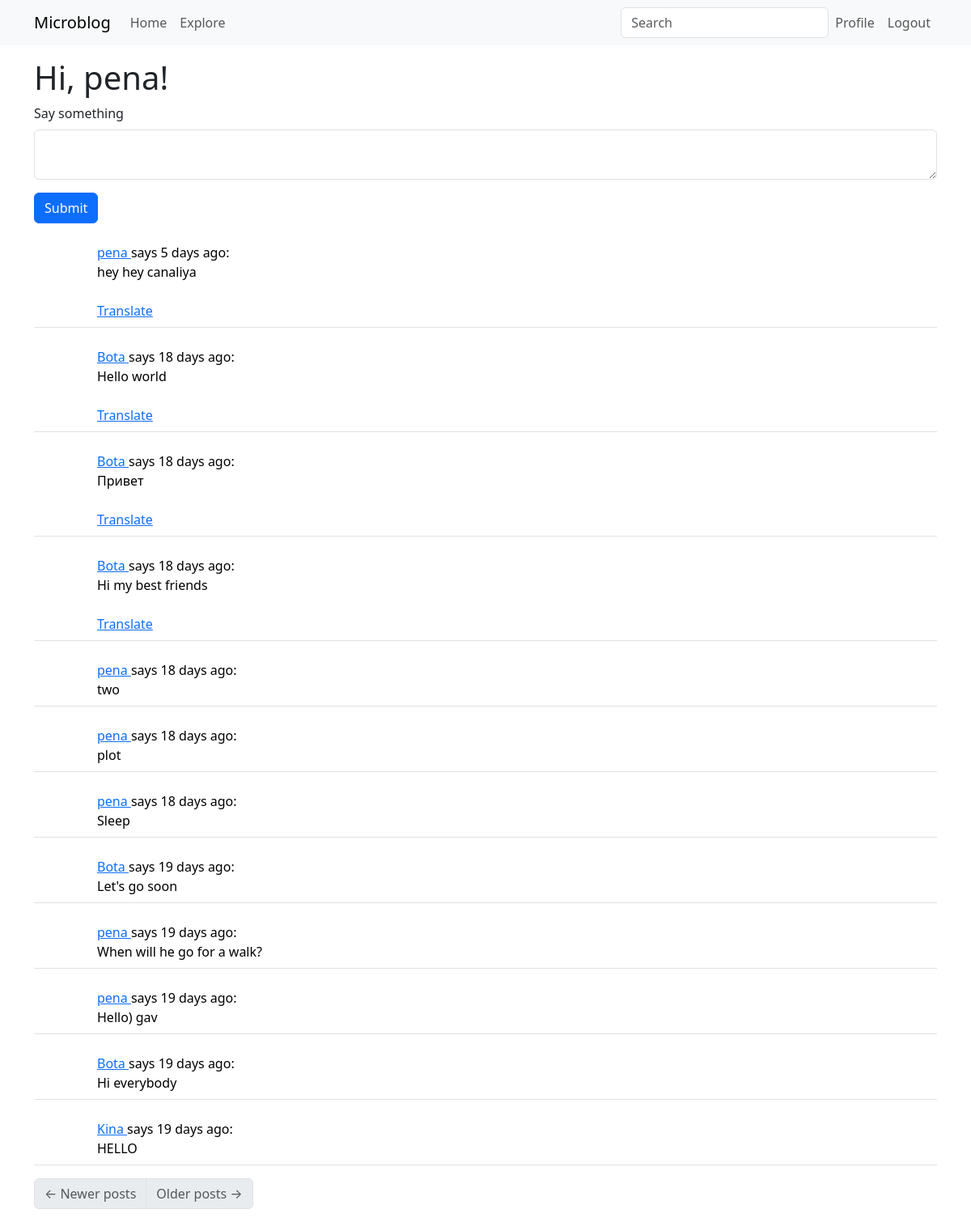
The page /index (signed in) on the database its author committed.
### app/models.py (models this page shows, shortened)
class User(UserMixin, db.Model):
    id: so.Mapped[int] = so.mapped_column(primary_key=True)
    username: so.Mapped[str] = so.mapped_column(
        sa.String(64),
        index=True,
        unique=True,
    )
    email: so.Mapped[str] = so.mapped_column(
        sa.String(120),
        index=True,
        unique=True,
    )
    password_hash: so.Mapped[Optional[str]] = so.mapped_column(sa.String(260))
    about_me: so.Mapped[Optional[str]] = so.mapped_column(sa.String(200))
    last_seen: so.Mapped[Optional[datetime]] = so.mapped_column(
        default=lambda: datetime.now(timezone.utc)
    )
    posts: so.WriteOnlyMapped["Post"] = so.relationship(back_populates="author")
    following: so.WriteOnlyMapped["User"] = so.relationship(
        secondary=followers,
        primaryjoin=(followers.c.follower_id == id),
        secondaryjoin=(followers.c.followed_id == id),
        back_populates="followers",
    )
    followers: so.WriteOnlyMapped["User"] = so.relationship(
        secondary=followers,
        primaryjoin=(followers.c.followed_id == id),
        secondaryjoin=(followers.c.follower_id == id),
        back_populates="following",
    )
    def avatar(self, size):
        digest = md5(self.email.lower().encode("utf-8")).hexdigest()
        return f"https://www.gravatar.com/avatar/{digest}?d=identicon&s={size}"
    def following_posts(self):
        Author = so.aliased(User)
        Follower = so.aliased(User)
        return (
            sa.select(Post)
            .join(Post.author.of_type(Author))
            .join(Author.followers.of_type(Follower), isouter=True)
            .where(
                sa.or_(
                    Follower.id == self.id,
                    Author.id == self.id,
                )
            )
            .group_by(Post)
            .order_by(Post.timestamp.desc())
        )

class SearchableMixin(object):
    @classmethod
    def before_commit(cls, session):
        session._changes = {
            "add": list(session.new),
            "update": list(session.dirty),
            "delete": list(session.deleted),
        }
    @classmethod
    def after_commit(cls, session):
        for obj in session._changes["add"]:
            if isinstance(obj, SearchableMixin):
                add_to_index(obj.__tablename__, obj)
        for obj in session._changes["update"]:
            if isinstance(obj, SearchableMixin):
                add_to_index(obj.__tablename__, obj)
        for obj in session._changes["delete"]:
            if isinstance(obj, SearchableMixin):
                remove_from_index(obj.__tablename__, obj)
        session._changes = None

class Post(SearchableMixin, db.Model):
    __searchable__ = ["body"]
    id: so.Mapped[int] = so.mapped_column(primary_key=True)
    body: so.Mapped[str] = so.mapped_column(sa.String(200))
    timestamp: so.Mapped[datetime] = so.mapped_column(
        index=True,
        default=lambda: datetime.now(timezone.utc),
    )
    language: so.Mapped[Optional[str]] = so.mapped_column(sa.String(5))
    user_id: so.Mapped[int] = so.mapped_column(sa.ForeignKey(User.id), index=True)
    author: so.Mapped[User] = so.relationship(back_populates="posts")

### app/main/routes.py (the view, shortened to what this page needs)
@bp.route("/", methods=["GET", "POST"])
@bp.route("/index", methods=["GET", "POST"])
@login_required
def index():
    form = PostForm()
    page = request.args.get("page", 1, type=int)
    posts = db.paginate(
        current_user.following_posts(),
        page=page,
        per_page=current_app.config["POSTS_PER_PAGE"],
        error_out=False,
    )
    next_url = (
        url_for(
            "main.index",
            page=posts.next_num,
        )
        if posts.has_next
        else None
    )
    prev_url = (
        url_for(
            "main.index",
            page=posts.prev_num,
        )
        if posts.has_prev
        else None
    )
    return render_template(
        "index.html",
        title="Home",
        form=form,
        posts=posts.items,
        next_url=next_url,
        prev_url=prev_url,
    )

### app/main/forms.py
class SearchForm(FlaskForm):
    q = StringField("Search", validators=[DataRequired()])
    def __init__(self, *args, **kwargs):
        if "formdata" not in kwargs:
            kwargs["formdata"] = request.args
        if "meta" not in kwargs:
            kwargs["meta"] = {"csrf": False}
        super().__init__(*args, **kwargs)

class PostForm(FlaskForm):
    post = TextAreaField(
        "Say something",
        validators=[
            DataRequired(),
            Length(min=1, max=200),
        ],
    )
    submit = SubmitField("Submit")

### app/__init__.py (called while the page is built)
def get_locale():
    return request.accept_languages.best_match(current_app.config["LANGUAGES"])

### app/main/routes.py (called while the page is built)
@bp.before_request
def before_request():
    if current_user.is_authenticated:
        current_user.last_seen = datetime.now(timezone.utc)
        db.session.commit()
        g.search_form = SearchForm()
    g.locale = str(get_locale())

### app/models.py (called while the page is built)
@login.user_loader
def load_user(id: str | int) -> "User":
    return db.session.get(User, int(id))

### app/templates/index.html
{% extends "base.html" %} {% import "bootstrap_wtf.html" as wtf %} {% block
content %}
<h1>Hi, {{ current_user.username }}!</h1>
{% if form %} {{ wtf.quick_form(form) }} {% endif %} {% for post in posts %} {%
include '_post.html' %} {% endfor %}
<nav aria-label="Post navigation">
  <ul class="pagination">
    <li class="page-item{% if not prev_url %} disabled{% endif %}">
      <a class="page-link" href="{{ prev_url }}">
        <span aria-hidden="true">&larr;</span> Newer posts
      </a>
    </li>
    <li class="page-item{% if not next_url %} disabled{% endif %}">
      <a class="page-link" href="{{ next_url }}">
        Older posts <span aria-hidden="true">&rarr;</span>
      </a>
    </li>
  </ul>
</nav>
{% endblock %}

### app/templates/_post.html (shortened to what this page needs)
<table class="table table-hover">
  <tr>
    <td width="70px">
    </td>
    <td>
      <a href="{{ url_for('main.user', username=post.author.username) }}">
        {{ post.author.username }}
      </a>
      says {{ moment(post.timestamp).fromNow() }}:
      <br />
      <span id="post{{post.id}}">{{ post.body }}</span>
      {% if post.language and post.language != g.locale %}
      <br /><br />
      <span id="translation{{post.id}}">
        <a href="javascript:translate('post{{post.id}}', 'translation{{post.id}}');">
          Translate
        </a>
      </span>
      {% endif %}
    </td>
  </tr>
</table>

### rows shown on the page
User: username "pena"
Post: author.username "pena", timestamp "5 days ago", body "hey hey canaliya"
Post: author.username "Bota", timestamp "18 days ago", body "Hello world"
Post: author.username "Bota", timestamp "18 days ago", body "Привет"
Post: author.username "Bota", timestamp "18 days ago", body "Hi my best friends"
Post: author.username "pena", timestamp "18 days ago", body "two"
Post: author.username "pena", timestamp "18 days ago", body "plot"
Post: author.username "pena", timestamp "18 days ago", body "Sleep"
Post: author.username "Bota", timestamp "19 days ago", body "Let's go soon"
Post: author.username "pena", timestamp "19 days ago", body "When will he go for a walk?"
Post: author.username "pena", timestamp "19 days ago", body "Hello) gav"
Post: author.username "Bota", timestamp "19 days ago", body "Hi everybody"
Post: author.username "Kina", timestamp "19 days ago", body "HELLO"

### other values the page prints
{{ field.label(class='form-label') }} "Say something"
